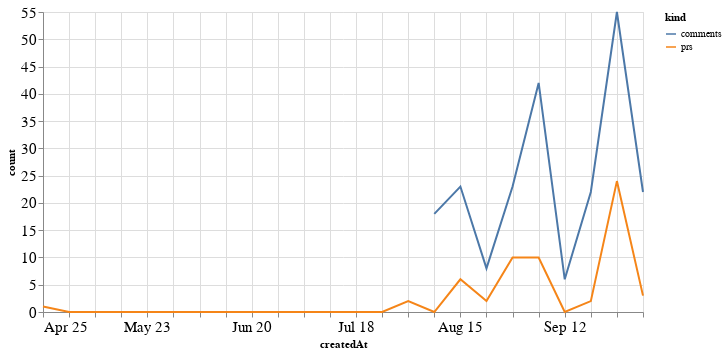

Notebook code cell kept with this figure:
### Code cell
alt.Chart(total_time, width=600).mark_line().encode(
    x='createdAt',
    y='count',
    color='kind'
)

### Figure 1 — Vega-Lite specification as saved in the notebook (floating-point values rounded to 4 significant figures)
{"config": {"axisLeft": {"labelFontSize": 15}, "axisBottom": {"labelFontSize": 15}}, "data": {"name": "data-8ef2bf154ce71795696cf5105ac751f3"}, "mark": "line", "encoding": {"color": {"type": "nominal", "field": "kind"}, "x": {"type": "temporal", "field": "createdAt"}, "y": {"type": "quantitative", "field": "count"}}, "width": 600, "$schema": "https://vega.github.io/schema/vega-lite/v4.8.1.json", "datasets": {"data-8ef2bf154ce71795696cf5105ac751f3": [{"createdAt": "2021-04-25T00:00:00", "kind": "prs", "count": 1.0}, {"createdAt": "2021-05-02T00:00:00", "kind": "prs", "count": 0.0}, {"createdAt": "2021-05-09T00:00:00", "kind": "prs", "count": 0.0}, {"createdAt": "2021-05-16T00:00:00", "kind": "prs", "count": 0.0}, {"createdAt": "2021-05-23T00:00:00", "kind": "prs", "count": 0.0}, {"createdAt": "2021-05-30T00:00:00", "kind": "prs", "count": 0.0}, {"createdAt": "2021-06-06T00:00:00", "kind": "prs", "count": 0.0}, {"createdAt": "2021-06-13T00:00:00", "kind": "prs", "count": 0.0}, {"createdAt": "2021-06-20T00:00:00", "kind": "prs", "count": 0.0}, {"createdAt": "2021-06-27T00:00:00", "kind": "prs", "count": 0.0}, {"createdAt": "2021-07-04T00:00:00", "kind": "prs", "count": 0.0}, {"createdAt": "2021-07-11T00:00:00", "kind": "prs", "count": 0.0}, {"createdAt": "2021-07-18T00:00:00", "kind": "prs", "count": 0.0}, {"createdAt": "2021-07-25T00:00:00", "kind": "prs", "count": 0.0}, {"createdAt": "2021-08-01T00:00:00", "kind": "prs", "count": 2.0}, {"createdAt": "2021-08-08T00:00:00", "kind": "prs", "count": 0.0}, {"createdAt": "2021-08-15T00:00:00", "kind": "prs", "count": 6.0}, {"createdAt": "2021-08-22T00:00:00", "kind": "prs", "count": 2.0}, {"createdAt": "2021-08-29T00:00:00", "kind": "prs", "count": 10.0}, {"createdAt": "2021-09-05T00:00:00", "kind": "prs", "count": 10.0}, {"createdAt": "2021-09-12T00:00:00", "kind": "prs", "count": 0.0}, {"createdAt": "2021-09-19T00:00:00", "kind": "prs", "count": 2.0}, {"createdAt": "2021-09-26T00:00:00", "kind": "prs", "count": 24.0}, {"createdAt": "2021-10-03T00:00:00", "kind": "prs", "count": 3.0}, {"createdAt": "2021-04-25T00:00:00", "kind": "comments", "count": null}, {"createdAt": "2021-05-02T00:00:00", "kind": "comments", "count": null}, {"createdAt": "2021-05-09T00:00:00", "kind": "comments", "count": null}, {"createdAt": "2021-05-16T00:00:00", "kind": "comments", "count": null}, {"createdAt": "2021-05-23T00:00:00", "kind": "comments", "count": null}, {"createdAt": "2021-05-30T00:00:00", "kind": "comments", "count": null}, {"createdAt": "2021-06-06T00:00:00", "kind": "comments", "count": null}, {"createdAt": "2021-06-13T00:00:00", "kind": "comments", "count": null}, {"createdAt": "2021-06-20T00:00:00", "kind": "comments", "count": null}, {"createdAt": "2021-06-27T00:00:00", "kind": "comments", "count": null}, {"createdAt": "2021-07-04T00:00:00", "kind": "comments", "count": null}, {"createdAt": "2021-07-11T00:00:00", "kind": "comments", "count": null}, {"createdAt": "2021-07-18T00:00:00", "kind": "comments", "count": null}, {"createdAt": "2021-07-25T00:00:00", "kind": "comments", "count": null}, {"createdAt": "2021-08-01T00:00:00", "kind": "comments", "count": null}, {"createdAt": "2021-08-08T00:00:00", "kind": "comments", "count": 18.0}, {"createdAt": "2021-08-15T00:00:00", "kind": "comments", "count": 23.0}, {"createdAt": "2021-08-22T00:00:00", "kind": "comments", "count": 8.0}, {"createdAt": "2021-08-29T00:00:00", "kind": "comments", "count": 23.0}, {"createdAt": "2021-09-05T00:00:00", "kind": "comments", "count": 42.0}, {"createdAt": "2021-09-12T00:00:00", "kind": "comments", "count": 6.0}, {"createdAt": "2021-09-19T00:00:00", "kind": "comments", "count": 22.0}, {"createdAt": "2021-09-26T00:00:00", "kind": "comments", "count": 55.0}, {"createdAt": "2021-10-03T00:00:00", "kind": "comments", "count": 22.0}]}}
